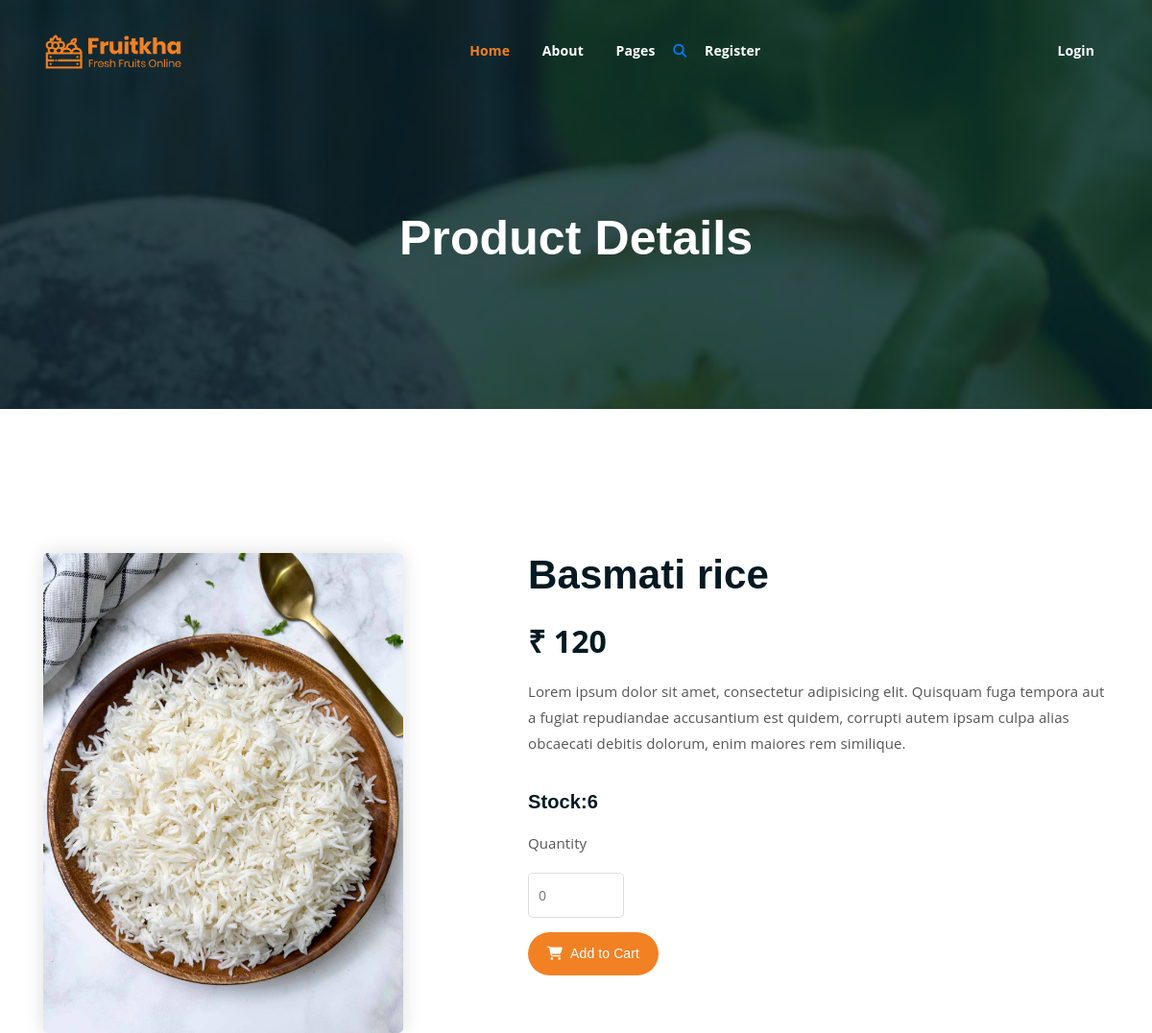
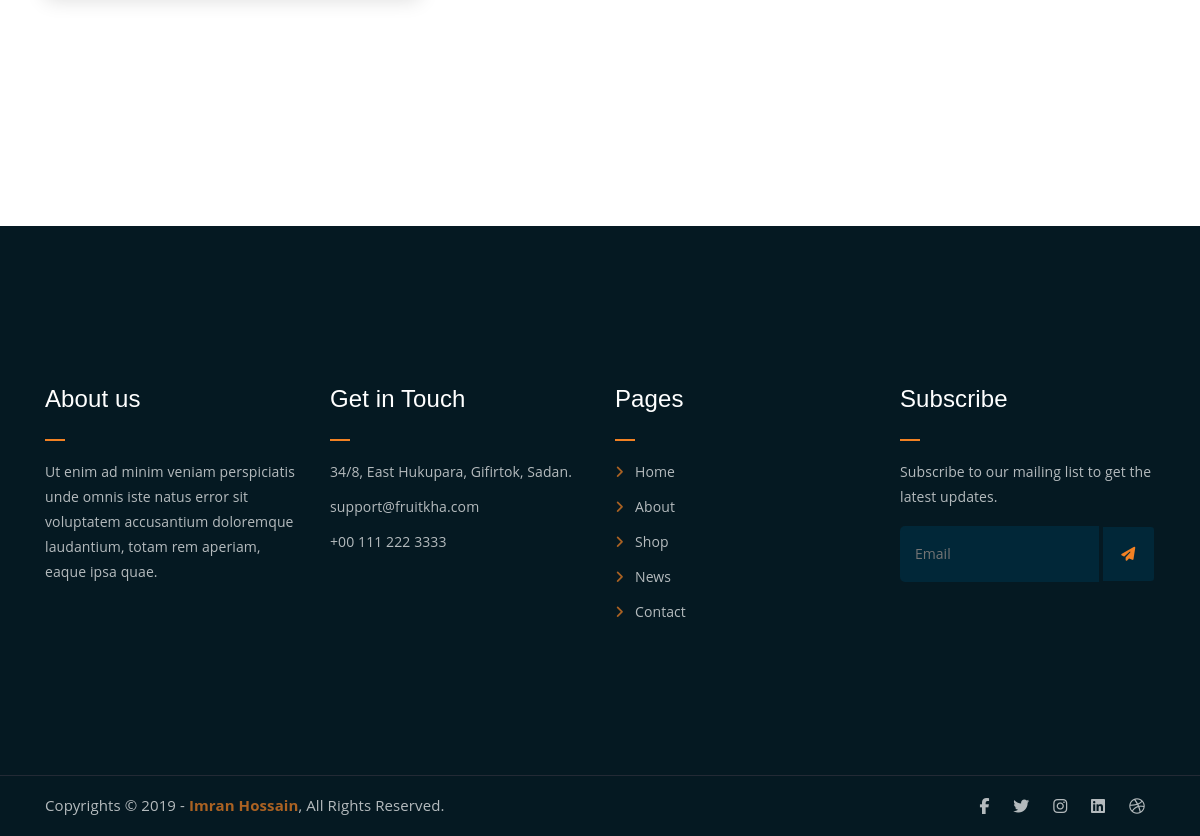
Page /details/1/ on the committed database (2 pictures, top to bottom).
### shop/models.py (models this page shows)
class Products(models.Model):
    name=models.CharField(max_length=50)
    desc=models.TextField()
    image=models.ImageField(upload_to='products')
    price=models.PositiveIntegerField()
    stock=models.IntegerField()
    created=models.DateTimeField(auto_now_add=True)
    updated=models.DateTimeField(auto_now=True)
    category_object=models.ForeignKey(Category,on_delete=models.CASCADE)

### shop/views.py (the view)
# urls.py: path('details/<int:pk>/',views.product_details,name='details'),
def product_details(request,pk):
    pr=Products.objects.get(id=pk)
    return render(request,'pro_details.html',{'p':pr})

### cart/context_processors.py (called while the page is built)
def count_items(request):
    count=0
    if(request.user.is_authenticated):
        u=request.user
        c=Cart.objects.filter(user=u)
        for i in c:
            count+=i.quantity
    return {'count':count}

### shop/context_processors.py (called while the page is built)
def links(request):
    c=Category.objects.all()
    return {'link':c}

### templates/pro_details.html (shortened to what this page needs)
{%extends 'base.html'%}
{%block main_block%}
<div class="breadcrumb-section breadcrumb-bg">
    <div class="container">
        <div class="row">
            <div class="col-lg-8 offset-lg-2 text-center">
                <div class="breadcrumb-text">
                    <h1>Product Details</h1>
                </div>
            </div>
        </div>
    </div>
</div>
<div class="single-product mt-150 mb-150">
    <div class="container">
        <div class="row">
            <div class="col-md-5">
                <div class="single-product-img">
                    <img src="{{p.image.url}}" alt="" height="500px">
                </div>
            </div>
            <div class="col-md-7">
                <div class="single-product-content">
                    <h2 class="fw-bold">{{p.name}}</h2>
                    <p class="single-product-pricing">₹ {{p.price}}</p>
                    <p>{{p.desc}}</p>
                    <h4>Stock:{{p.stock}}</h4>
              {%if user.is_superuser%}
                 {%if p.stock > 0%}
                 <p>Product in stock</p>
                 <a href="{%url 'shop:add_stock' p.id%}" class="cart-btn">Add stock</a>
                 {%else%}
                 <p>Product out of stock</p>
                 <a href="{%url 'shop:add_stock' p.id%}" class="cart-btn">Add stock</a>
                 {%endif%}
             {%else%}
             <div class="single-product-form">
                <p>Quantity</p>
                <form action="index.html">
                    <input type="number" placeholder="0">
                </form>
            </div>
                {%if p.stock > 0 %}
                <a href="{%url 'cart:addto_cart' p.id %}" class="cart-btn"><i class="fas fa-shopping-cart"></i> Add to Cart</a>
                {%else%}
                <p>Out of stock</p>
                {%endif%}
              {%endif%}
                </div>
            </div>
        </div>
    </div>
</div>
{%endblock%}

### static/css/main.css (style rules this page uses)
html { font-size: 14px; font-weight: 400; line-height: 28px; height: 100%; }
body { font-family: "Open Sans", sans-serif; font-weight: 400; font-size: 1rem; letter-spacing: 0.1px; line-height: 1.8; color: #051922; overflow-x: hidden; }
body img { max-width: 100%; }
a { cursor: pointer; text-decoration: none; -webkit-transition: all 0.2s ease-in-out; -o-transition: all 0.2s ease-in-out; transition: all 0.2s ease-in-out; }
h1, .h1, h2, .h2, h3, .h3, h4, .h4, h5, .h5, h6, .h6 { font-family: "Poppins", sans-serif; font-weight: 700; margin: 0 0 1.25rem 0; color: #051922; }
h1:last-child, .h1:last-child, h2:last-child, .h2:last-child, h3:last-child, .h3:last-child, h4:last-child, .h4:last-child, h5:last-child, .h5:last-child, h6:last-child, .h6:last-child { margin: 0; }
h1, .h1 { font-size: 4rem; font-weight: 700; line-height: 4rem; }
h2, .h2 { font-size: 3rem; font-weight: 700; line-height: 3.25rem; }
h4, .h4 { font-size: 1.5rem; font-weight: 700; line-height: 1.75rem; }
p { font-family: "Open Sans", sans-serif; font-weight: 400; font-size: 1rem; letter-spacing: 0.1px; line-height: 1.8; color: #051922; margin: 0 0 1.25rem 0; }
.mt-150 { margin-top: 150px; }
.mb-150 { margin-bottom: 150px; }
a.boxed-btn, a.bordered-btn, a.cart-btn { border-radius: 50px; }
.breadcrumb-bg { background-image: url(../img/breadcrumb-bg.jpg); }
.breadcrumb-text h1 { font-size: 50px; font-weight: 900; color: #fff; margin: 0; margin-top: 20px; }
.breadcrumb-section { padding: 150px 0; background-size: cover; background-position: center center; position: relative; z-index: 1; background-attachment: fixed; padding-top: 200px; }
.breadcrumb-section:after { position: absolute; left: 0; top: 0; width: 100%; height: 100%; content: ""; background-color: #07212e; z-index: -1; opacity: 0.8; }
a.cart-btn { -webkit-transition: 0.3s; -o-transition: 0.3s; transition: 0.3s; }
html, body { height: 100%; }
a.cart-btn { font-family: 'Poppins', sans-serif; display: inline-block; background-color: #F28123; color: #fff; padding: 10px 20px; }
a.cart-btn i { margin-right: 5px; }
.single-product-img img { border-radius: 5px; -webkit-box-shadow: 0 0 20px #ddd; box-shadow: 0 0 20px #ddd; }
.single-product-content p { font-size: 15px; color: #555; line-height: 1.8; }
.single-product-content p.single-product-pricing { font-size: 32px; font-weight: 700; margin-bottom: 10px; color: #051922; line-height: inherit; }
input[type="number"] { border: 1px solid #ddd; border-radius: 5px; padding: 10px; width: 100px; margin-bottom: 15px; }
.single-product-content h4 { font-size: 20px; font-weight: 600; margin-top: 35px; }
.single-product-content { margin-left: 30px; }

### rows in the picture
Products: image (picture), name "Basmati rice", price "120", desc "Lorem ipsum dolor sit amet, consectetur adipisicing elit. Quisquam fuga tempora aut a fugiat repudiandae accusantium est quidem, corrupti autem ipsam culpa alias obcaecati debitis dolorum, enim maiores rem similique.", stock "6"
